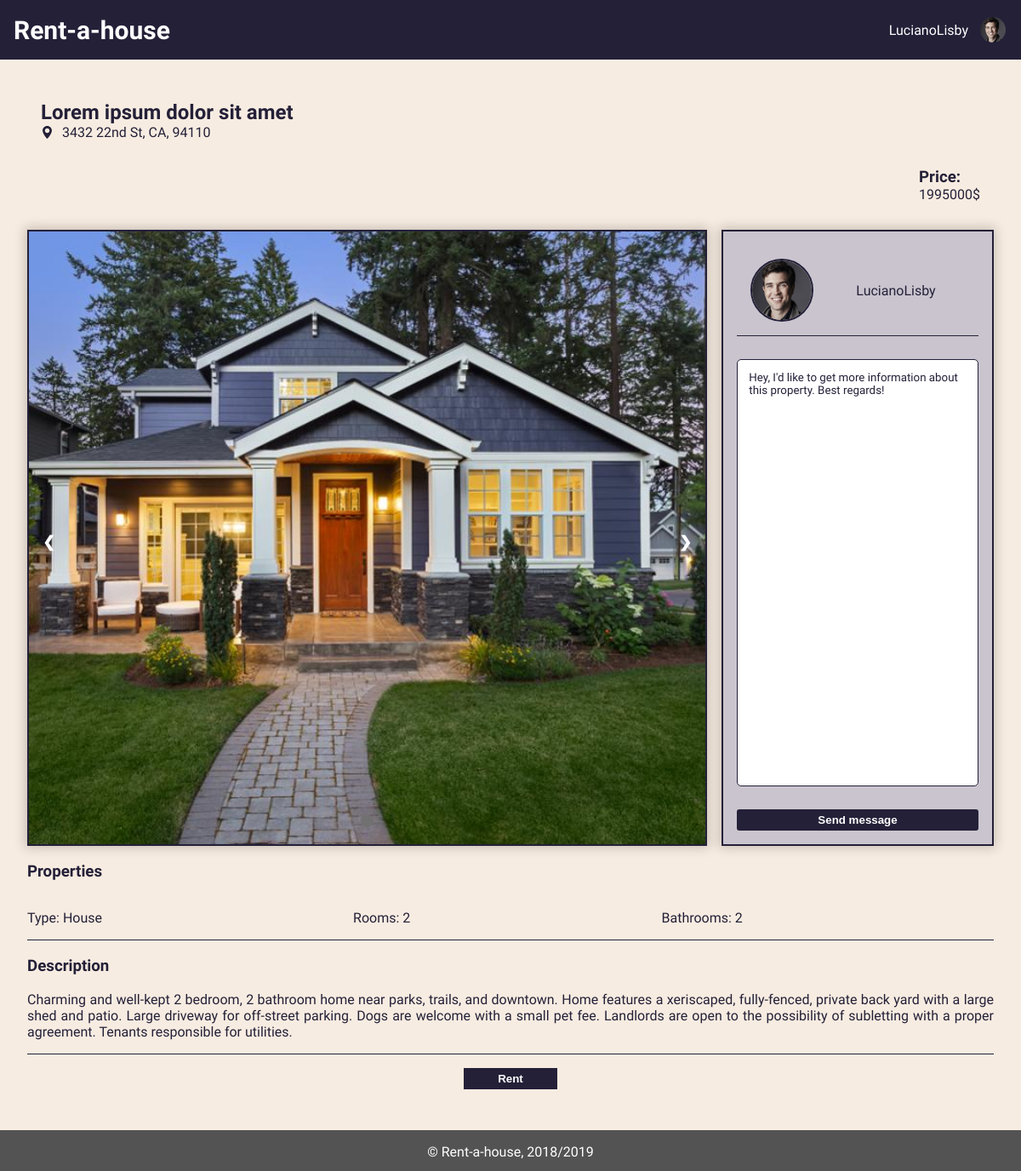
Page /pages/house.php?id=1 (signed in) on the committed database.
### tables this page shows
CREATE TABLE house (
  id INTEGER PRIMARY KEY AUTOINCREMENT,
  type VARCHAR,
  room INTEGER,
  bathroom INTEGER,
  price DOUBLE,
  published DATE,
  address VARCHAR, 
  location VARCHAR,
  state VARCHAR,
  postCode VARCHAR,  
  description VARCHAR,
  title VARCHAR,
  owner VARCHAR REFERENCES user
);

CREATE TABLE houseimages (
  id INTEGER PRIMARY KEY AUTOINCREMENT,
  houseID integer REFERENCES house,
  image VARCHAR
);

CREATE TABLE user (
  username VARCHAR PRIMARY KEY,
  email VARCHAR UNIQUE,
  password VARCHAR,
  name VARCHAR,
  phoneNumber VARCHAR UNIQUE,
  image VARCHAR
);

### database/db_utils.php (called while the page is built, shortened)
<?php
    include_once('connection.php');
    function getUserUsername($username){
        global $db;
        $stmt = $db->prepare("SELECT * FROM user WHERE username='".$username."'");
        $stmt->execute();
        $aux = $stmt->fetch();
        return $aux;
    }
    function getHouse($id){
        global $db;
        $stmt = $db->prepare("SELECT * FROM house WHERE id='".$id."'");
        $stmt->execute();
        $aux = $stmt->fetch();
        return $aux;
    }
    function getHouseImages($houseID){
        global $db;
        $stmt = $db->prepare("SELECT * FROM houseimages  WHERE houseID = '".$houseID."'");
        $stmt->execute();
        $aux = $stmt->fetchAll();
        return $aux;
    }
?>

### pages/house.php (the view, shortened to what this page needs)
<?php
    include_once('../templates/templates.php');
    include_once('../database/db_utils.php');
    drawHeader();
    if(isset($_GET['id'])){
        $id = $_GET['id'];
        $house = getHouse($id);
        $owner = getUserUsername($house['owner']);
        $images = getHouseImages($id);
        if($house){
?>
        <article class="house-body">
            <div id="house-header">
                <div id="house-title">
                    <h2><?=$house["title"]?></h2>
                    <div id="house-location">
                        <p><?=$house["address"].", ".$house["state"].", ".$house["postCode"]?></p>
                    </div>
                </div>
                <div id="house-value">
                    <h3>Price:</h3>
                    <p><?=$house["price"]?>$</p>
                </div>
            </div>
            <section id="house-image-contact">
                <div class="slideshow-container">
                    <?php for($i = 0; $i < count($images); $i++) { ?>
                        <div class="mySlides fade">
                            <img class="slide-image" src="../images/houses/<?=$images[$i]['image']?>">
                        </div>
                    <?php } ?>
                    <a class="prev" onclick="plusSlides(-1)">&#10094;</a>
                    <a class="next" onclick="plusSlides(1)">&#10095;</a>
                    <div class="dots-container">
                        <?php for($i = 1; $i <= count($images); $i++) { ?>
                            <span class="dot" onclick="currentSlide(<?=$i?>)"></span>
                        <?php } ?>
                    </div>
                </div>
                <div id="house-contact-owner">
                    <div id="owner-info">
                        <img src="../images/users/<?=$owner['image']?>" alt="OwnerImg">
                        <a><?=$owner['username']?></a>
                    </div>
                    <form method="post" action="../actions/send_message_action.php">
                        <textarea name="message" cols="auto" rows="auto">Hey, I'd like to get more information about this property. Best regards!</textarea>
                        <input type="submit" name="send-message" value="Send message">
                    </form>
                </div>
            </section>
            <div id="house-info">
                <div id="house-properties-wrapper">
                    <h3>Properties</h3>
                    <div id="house-properties">
                        <p>Type: <?=$house["type"]?></p>
                        <p>Rooms: <?=$house["room"]?></p>
                        <p>Bathrooms: <?=$house["bathroom"]?></p>
                    </div>
                </div>
                <div id="house-description">
                    <h3>Description</h3>
                    <p><?=$house["description"]?></p>
                </div>
            </div>
            <form action="rental.php">
                    <input class="utils-btn" type="submit" value="Rent">
            </form>
        </article>
<?php
        drawFooter();
        }
        else{
            header('Location: home.php');
        }
    }
    else{
        header('Location: home.php');
    }
?>

### templates/templates.php (shortened to what this page needs)
<?php
    function drawHeader(){
?>
    <!DOCTYPE html>
    <html lang="en-US">
        <head>
            <link href="../css/style.css" rel="stylesheet">
            <link href="../css/responsive.css" rel="stylesheet">
        </head>
        <body>
            <header>
                <div id="title">
                    <h1><a href="../pages/home.php">Rent-a-house</a></h1>
                </div>
                <div id="spacer">
                </div>
                <?php if (isset($_SESSION['username'])){ ?>
                    <div id="taskbar">
                        <a href="../pages/account.php"><?php echo $_SESSION['username'];?></a>
                        <img src="../images/users/<?=$_SESSION['image'] ?>">
                    </div>
                <?php } ?>
            </header>
<?php } ?>
<?php
    function drawFooter(){
?>
        <footer>
            <p>&copy; Rent-a-house, 2018/2019</p>
        </footer>
    </body>
</html>
<?php
}?>

### rows in the picture
house: title "Lorem ipsum dolor sit amet", address "3432 22nd St", state "CA", postCode "94110", price "1995000", type "House", room "2", bathroom "2", description "Charming and well-kept 2 bedroom, 2 bathroom home near parks, trails, and downtown. Home features a xeriscaped, fully-fenced, private back yard with a large shed and patio. Large driveway for off-street parking. Dogs are welcome with a small pet fee. Landlords are open to the possibility of subletting with a proper agreement. Tenants responsible for utilities."
houseimages: image (picture)
user: image (picture), username "LucianoLisby"

### other values in the picture
$_SESSION['username'] "LucianoLisby"
